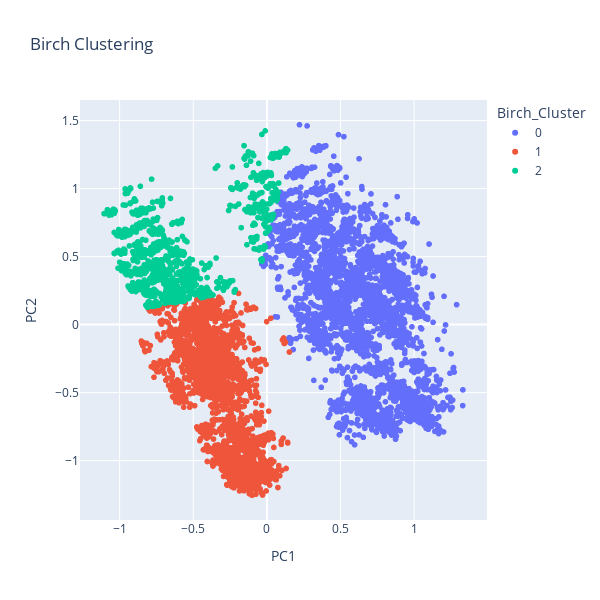

The notebook cell this image was saved under:
### Code cell
from sklearn.cluster import Birch

# Apply Birch clustering
birch = Birch()
components_df['Birch_Cluster'] = birch.fit_predict(components_df).astype(str)
fig = px.scatter(components_df, x="PC1", y="PC2", color="Birch_Cluster",
                       title="Birch Clustering")
fig.show()
exportImage(fig, "Birch Clustering")

### Figure 1 — Plotly figure (JSON) as saved in the notebook; plotly's stock layout.template omitted (floating-point values rounded to 4 significant figures; data arrays with more than 128 entries replaced by an {"elided": "..."} marker saying what was removed)
{"data": [{"hovertemplate": "Birch_Cluster=0<br>PC1=%{x}<br>PC2=%{y}<extra></extra>", "legendgroup": "0", "marker": {"color": "#636efa", "symbol": "circle"}, "mode": "markers", "name": "0", "showlegend": true, "type": "scattergl", "x": {"elided": "5365 float values"}, "xaxis": "x", "y": {"elided": "5365 float values"}, "yaxis": "y"}, {"hovertemplate": "Birch_Cluster=1<br>PC1=%{x}<br>PC2=%{y}<extra></extra>", "legendgroup": "1", "marker": {"color": "#EF553B", "symbol": "circle"}, "mode": "markers", "name": "1", "showlegend": true, "type": "scattergl", "x": {"elided": "4604 float values"}, "xaxis": "x", "y": {"elided": "4604 float values"}, "yaxis": "y"}, {"hovertemplate": "Birch_Cluster=2<br>PC1=%{x}<br>PC2=%{y}<extra></extra>", "legendgroup": "2", "marker": {"color": "#00cc96", "symbol": "circle"}, "mode": "markers", "name": "2", "showlegend": true, "type": "scattergl", "x": {"elided": "2361 float values"}, "xaxis": "x", "y": {"elided": "2361 float values"}, "yaxis": "y"}], "layout": {"height": 600, "legend": {"title": {"text": "Birch_Cluster"}, "tracegroupgap": 0}, "title": {"text": "Birch Clustering"}, "width": 600, "xaxis": {"anchor": "y", "domain": [0, 1], "title": {"text": "PC1"}}, "yaxis": {"anchor": "x", "domain": [0, 1], "title": {"text": "PC2"}}}}
